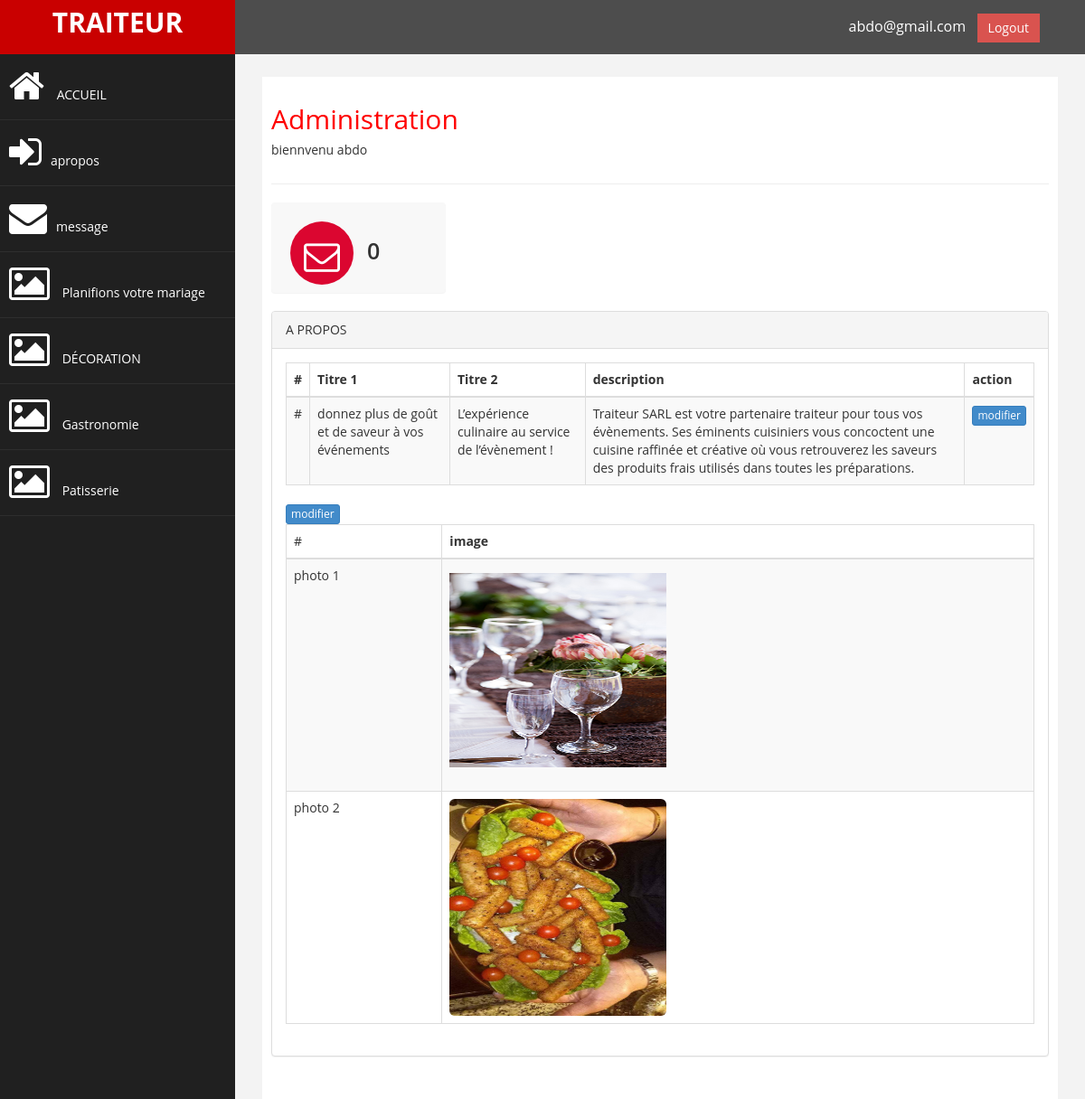
The page /admin.php?p=apropos (signed in) on the database its author committed.
### tables this page shows
CREATE TABLE IF NOT EXISTS `apropos` (
  `id` int(11) NOT NULL AUTO_INCREMENT,
  `titre` varchar(255) NOT NULL,
  `titrea` varchar(255) DEFAULT NULL,
  `description` longtext NOT NULL,
  `photoa` varchar(255) NOT NULL,
  `photob` varchar(255) NOT NULL,
  PRIMARY KEY (`id`)
);

### app/Autoloader.php (called while the page is built, shortened)
<?php
class Autoloader
{
    static function autoload($class)
    {
        if(strpos($class,__NAMESPACE__.'\\') === 0)
        {
            $class = str_replace(__NAMESPACE__.'\\','',$class);
            $class = str_replace('\\','/',$class);
        }
    }
}

### app/App.php (called while the page is built, shortened)
<?php
class App
{
    private static $_instance;
    private  $db_instance;
    public static function getInstance()
    {
        if(is_null(self::$_instance))
        {
            self::$_instance = new App();
        }
        return self::$_instance;
    }
    public function getDb()
    {
        $config = Config::getInstance();
        if(is_null($this->db_instance))
        {
            $this->db_instance =  new Database($config->get('db_name'),$config->get('db_user'),$config->get('db_pass'),$config->get('db_host'));
        }
        return  $this->db_instance;
    }
    public static function root()
    {
        $directoryURI = $_SERVER['REQUEST_URI'];
        $path = parse_url($directoryURI, PHP_URL_PATH);
        $components = explode('/', $path);
        $pathG = $components[1];
        return $pathG;
    }
}

### app/Config.php (called while the page is built, shortened)
<?php
class Config
{
    private $settings = [];
    private static $__instance;
    public function __construct()
    {
        $this->settings = require dirname(__DIR__).'/config/Config.php';
    }
    public static function getInstance()
    {
        if(is_null(self::$__instance))
        {
            self::$__instance = new Config();
        }
        return self::$__instance;
    }
    public function get($key)
    {
        return $this->settings[$key];
    }
}

### config/Config.php (called while the page is built)
<?php
return [
    "db_user" => "root",
    "db_pass" => "",
    "db_host" => "localhost",
    "db_name" => "traiteur",
    "db_char" => "SET NAMES utf8",
    "ERROR_MODE"=>PDO::ERRMODE_EXCEPTION,
    "pathOfSite" => dirname(__DIR__).'/',
    "pathOfFile" => dirname(__DIR__)."/public/img/",
    "pathToUp" => $_SERVER['DOCUMENT_ROOT'].'/'.\App\App::root().'/public/img',
];

### app/Table/Table.php (called while the page is built, shortened)
<?php
class Table
{
    protected static $table;
    private static function getTable()
    {
        return static::$table;
    }
    public static function getSingle($id)
    {
        return self::call()->prepare("SELECT *  FROM " .static::getTable(). " WHERE id = ?",[$id],get_called_class(),true);
    }
    protected static function call()
    {
        return App::getInstance()->getDb();
    }
}

### app/Database.php (called while the page is built, shortened)
<?php
class Database
{
    private $db_name;
    private $db_user;
    private $db_pass;
    private $db_host;
    private $pdo;
    public function __construct($db_name,$db_user ,$db_pass,$db_host)
    {
        $this->db_name = $db_name;
        $this->db_user = $db_user;
        $this->db_pass = $db_pass;
        $this->db_host = $db_host;
    }
    private function getDb()
    {
        if($this->pdo === null)
        {
            $option = [PDO::MYSQL_ATTR_INIT_COMMAND=>Config::getInstance()->get('db_char')];
            $pdo = new PDO("mysql:host=$this->db_host;dbname=$this->db_name",$this->db_user, $this->db_pass,$option);
            $pdo->setAttribute(PDO::ATTR_ERRMODE,Config::getInstance()->get('ERROR_MODE'));
            $this->pdo = $pdo;
        }
        return  $this->pdo;
    }
    public function prepare($stmt, $Attr ,$classname = null,$one = false)
    {
        $req  = $this->getDb()->prepare($stmt);
        $data =  $req->execute($Attr);
        if($classname === null)
        {
            $req->setFetchMode(PDO::FETCH_OBJ);
        }
        else
        {
            $req->setFetchMode(PDO::FETCH_CLASS,$classname);
        }
        if($one)
        {
            $data = $req->fetch();
        }
        else
        {
            $data = $req->fetchAll();
        }
        return $data;
    }
}

### app/views/admin/apropos.php (the view, shortened to what this page needs)
<div class="col-md-12 col-sm-12 col-xs-12">
    <div class="panel panel-default">
        <div class="panel-heading">
            A PROPOS
        </div>
        <div class="panel-body">
            <div class="table-responsive">
                <table class="table table-striped table-bordered table-hover">
                    <thead>
                    <tr>
                        <th>#</th>
                        <th>Titre 1</th>
                        <th>Titre 2</th>
                        <th>description</th>
                        <th>action</th>
                    </tr>
                    </thead>
                    <tbody>
                    <?php $apropo = \App\Table\Apropos::getSingle(1) ?>
                    <tr>
                        <td>#</td>
                        <td><?= nl2br($apropo->titre);?></td>
                        <td><?= nl2br($apropo->titrea);?></td>
                        <td><?= nl2br($apropo->description);?></td>
                        <td>
                            <a data-toggle="modal" data-target="#myModal" class="btn btn-primary btn-xs">modifier</a>
                        </td>
                    </tr>
                    </tbody>
                </table>
            </div>
            <a data-toggle="modal" data-target="#myModalfilea" class="btn btn-primary btn-xs">modifier</a>
            <div class="table-responsive">
                <table class="table table-striped table-bordered table-hover">
                    <thead>
                    <tr>
                        <td>#</td>
                        <th>image</th>
                    </tr>
                    </thead>
                    <tbody >
                    <tr>
                        <td>photo 1</td>
                        <td>
                            <img  class="image-fixer img-responsive img-rounded" style=" height: 240px !important;width:240px !important;" src="<?= 'img/apropos/'.$apropo->photoa ;?>">
                        </td>
                    </tr>
                    <tr>
                        <td>photo 2</td>
                        <td>
                            <img class="  img-responsive img-rounded" style=" height: 240px !important;width:240px !important;" src="<?= 'img/apropos/'.$apropo->photob ;?>">
                        </td>
                    </tr>
                    </tbody>
                </table>
            </div>
        </div>
    </div>
</div>

### public/css/assets/css/custom.css (style rules this page uses)
body { font-family: 'Open Sans', sans-serif; }

### rows shown on the page
apropos: titre "donnez plus de goût et de saveur à vos événements", titrea "L’expérience culinaire au service de l’évènement !", description "Traiteur SARL est votre partenaire traiteur pour tous vos évènements. Ses éminents cuisiniers vous concoctent une cuisine raffinée et créative où vous retrouverez les saveurs des produits frais utilisés dans toutes les préparations.", photoa (picture), photob (picture)

### other values the page prints
count(\App\Table\Messages::getAll()) "0"
